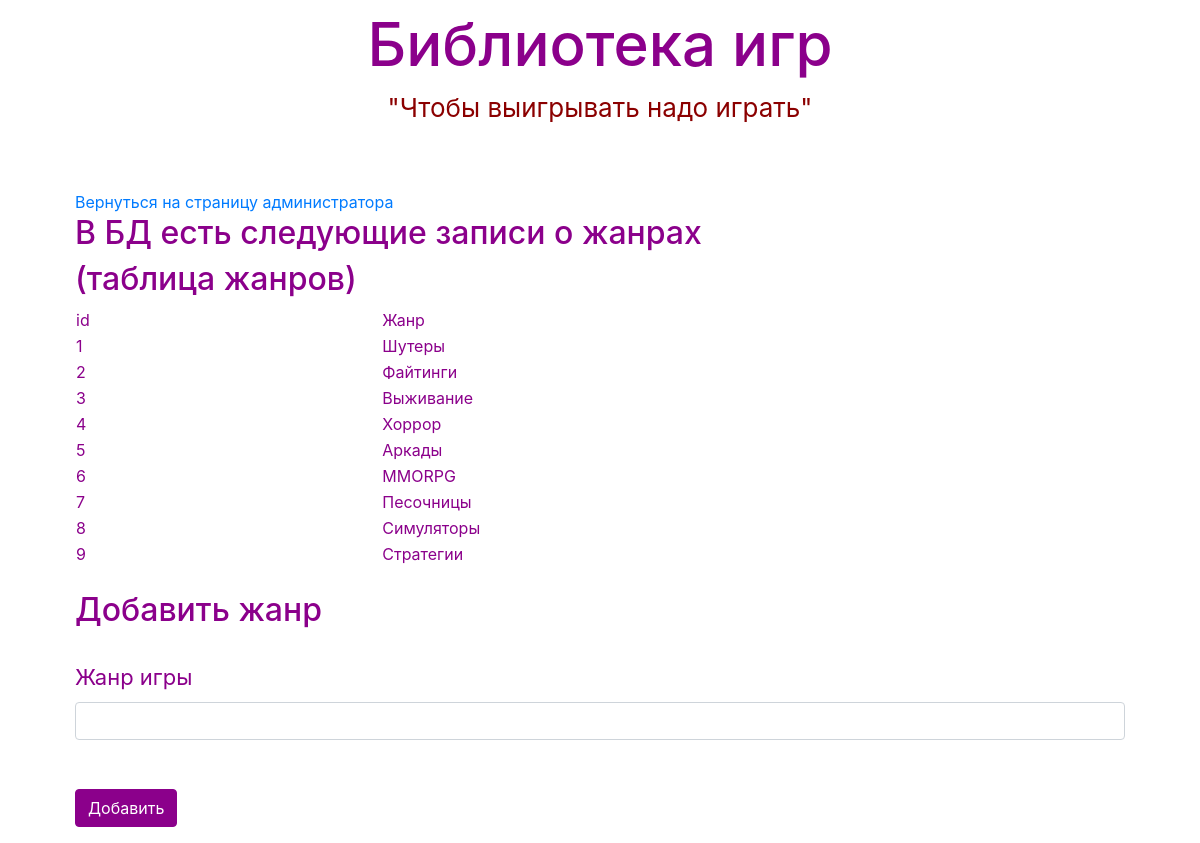
Page /addgenre (signed in) on the committed database.
### data/genre.py (models this page shows, shortened)
class Genres(SqlAlchemyBase):
    __tablename__ = 'genres'
    id = sqlalchemy.Column(sqlalchemy.Integer, primary_key=True, autoincrement=True)
    name_genre = sqlalchemy.Column(sqlalchemy.String, nullable=True)
    games = orm.relation("Game", back_populates='genres')

### main.py (the view)
@app.route('/addgenre', methods=['GET', 'POST'])
@login_required
def addgenre():
    db_sess = db_session.create_session()
    genres_in_bd = db_sess.query(Genres).all()
    add_form = AddGenreGameForm()
    if add_form.validate_on_submit():
        genre = Genres(
            name_genre=add_form.genre.data)
        db_sess.add(genre)
        db_sess.commit()
        return redirect('/index_admin')
    return render_template('add_genre.html', title='Добавление жанра', result=genres_in_bd, form=add_form)

### data/add_genre.py
class AddGenreGameForm(FlaskForm):
    genre = StringField('Жанр игры', validators=[DataRequired()])
    submit = SubmitField('Добавить')

### data/db_session.py (called while the page is built)
def create_session() -> Session:
    global __factory
    return __factory()

### main.py (called while the page is built)
@login_manager.user_loader
def load_user(user_id):
    db_sess = db_session.create_session()
    return db_sess.query(User).get(user_id)

### templates/add_genre.html (shortened to what this page needs)
{% extends "base.html" %}
{% block content %}
<br>
<a href="index_admin" >Вернуться на страницу администратора</a>
<br>
<h2>В БД есть следующие записи о жанрах</h2>
<h2>(таблица жанров)</h2>
<div class="table_container">
    <table class="my_table">
        <tr class="my_row">
            <td class="title" width="70px" bgcolor="#dddddd">id</td>
            <td class="title" width="170px" bgcolor="#dddddd">Жанр</td>
        </tr>
    </table>
</div>
{% for ganr in result %}
<div class="table_container">
    <table class="my_table">
        <tr class="my_row">
            <td class="ordinary" width="70px" bgcolor="#eeeeff">{{ ganr.id }} </td>
            <td class="ordinary" width="170px" bgcolor="#eeeeff" >{{ ganr.name_genre }} </td>
        </tr>
    </table>
</div>
{% endfor %}
<br>
<h2>Добавить жанр</h2>
<br>
<form action="" method="post">
    <p>
        {{ form.genre.label }}<br>
        {{ form.genre(class="form-control") }}<br>
    </p>
    <p>{{ form.submit(type="submit", class="btn btn-primary") }}</p>
</form>
{% endblock %}

### static/css/style.css (style rules this page uses)
p { color : #8B008B; font-size: 22px }
h2 { color :#8B008B; }
body { background-image: url("https://catherineasquithgallery.com/uploads/posts/2021-03/1614766690_50-p-igrovie-foni-dlya-youtube-58.jpg"); }
.btn-primary { background-color: #8B008B; border-color: #8B008B; }
table { width: 100%; }
td { background-color: transparent !important; color: #8B008B }

### rows in the picture
Genres: id "1", name_genre "Шутеры"
Genres: id "2", name_genre "Файтинги"
Genres: id "3", name_genre "Выживание"
Genres: id "4", name_genre "Хоррор"
Genres: id "5", name_genre "Аркады"
Genres: id "6", name_genre "MMORPG"
Genres: id "7", name_genre "Песочницы"
Genres: id "8", name_genre "Симуляторы"
Genres: id "9", name_genre "Стратегии"
